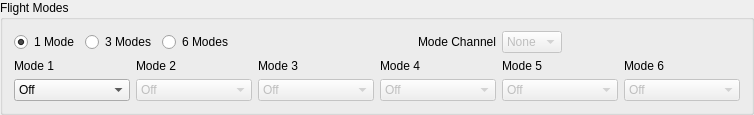
         <widget class="QGroupBox" name="flightModesGroupBox">
          <property name="title">
           <string>Flight Modes</string>
          </property>
          <layout class="QGridLayout" name="gridLayout_5">
           <item row="0" column="0">
            <layout class="QHBoxLayout" name="horizontalLayout_3">
             <item>
              <widget class="QRadioButton" name="oneModeRadioButton">
               <property name="text">
                <string>1 Mode</string>
               </property>
               <property name="checked">
                <bool>true</bool>
               </property>
              </widget>
             </item>
             <item>
              <widget class="QRadioButton" name="threeModeRadioButton">
               <property name="text">
                <string>3 Modes</string>
               </property>
              </widget>
             </item>
             <item>
              <widget class="QRadioButton" name="sixModeRadioButton">
               <property name="text">
                <string>6 Modes</string>
               </property>
              </widget>
             </item>
            </layout>
           </item>
           <item row="0" column="1">
            <layout class="QHBoxLayout" name="horizontalLayout_4">
             <item>
              <spacer name="horizontalSpacer_5">
               <property name="orientation">
                <enum>Qt::Horizontal</enum>
               </property>
               <property name="sizeHint" stdset="0">
                <size>
                 <width>40</width>
                 <height>20</height>
                </size>
               </property>
              </spacer>
             </item>
             <item>
              <widget class="QLabel" name="label_17">
               <property name="text">
                <string>Mode Channel</string>
               </property>
              </widget>
             </item>
             <item>
              <widget class="QComboBox" name="modeChannelComboBox">
               <property name="enabled">
                <bool>false</bool>
               </property>
               <item>
                <property name="text">
                 <string>None</string>
                </property>
               </item>
               <item>
                <property name="text">
                 <string>5</string>
                </property>
               </item>
               <item>
                <property name="text">
                 <string>6</string>
                </property>
               </item>
               <item>
                <property name="text">
                 <string>7</string>
                </property>
               </item>
               <item>
                <property name="text">
                 <string>8</string>
                </property>
               </item>
               <item>
                <property name="text">
                 <string>9</string>
                </property>
               </item>
               <item>
                <property name="text">
                 <string>10</string>
                </property>
               </item>
               <item>
                <property name="text">
                 <string>11</string>
                </property>
               </item>
               <item>
                <property name="text">
                 <string>12</string>
                </property>
               </item>
               <item>
                <property name="text">
                 <string>13</string>
                </property>
               </item>
               <item>
                <property name="text">
                 <string>14</string>
                </property>
               </item>
               <item>
                <property name="text">
                 <string>15</string>
                </property>
               </item>
               <item>
                <property name="text">
                 <string>16</string>
                </property>
               </item>
               <item>
                <property name="text">
                 <string>17</string>
                </property>
               </item>
               <item>
                <property name="text">
                 <string>18</string>
                </property>
               </item>
               <item>
                <property name="text">
                 <string>19</string>
                </property>
               </item>
               <item>
                <property name="text">
                 <string>20</string>
                </property>
               </item>
              </widget>
             </item>
             <item>
              <spacer name="horizontalSpacer_4">
               <property name="orientation">
                <enum>Qt::Horizontal</enum>
               </property>
               <property name="sizeHint" stdset="0">
                <size>
                 <width>40</width>
                 <height>20</height>
                </size>
               </property>
              </spacer>
             </item>
            </layout>
           </item>
           <item row="1" column="0" colspan="2">
            <layout class="QGridLayout" name="gridLayout_4">
             <item row="0" column="0">
              <widget class="QLabel" name="label_19">
               <property name="text">
                <string>Mode 1</string>
               </property>
              </widget>
             </item>
             <item row="0" column="1">
              <widget class="QLabel" name="label_21">
               <property name="text">
                <string>Mode 2</string>
               </property>
              </widget>
             </item>
             <item row="0" column="2">
              <widget class="QLabel" name="label_22">
               <property name="text">
                <string>Mode 3</string>
               </property>
              </widget>
             </item>
             <item row="0" column="3">
              <widget class="QLabel" name="label_23">
               <property name="text">
                <string>Mode 4</string>
               </property>
              </widget>
             </item>
             <item row="0" column="4">
              <widget class="QLabel" name="label_24">
               <property name="text">
                <string>Mode 5</string>
               </property>
              </widget>
             </item>
             <item row="0" column="5">
              <widget class="QLabel" name="label_25">
               <property name="text">
                <string>Mode 6</string>
               </property>
              </widget>
             </item>
             <item row="1" column="0">
              <widget class="QComboBox" name="mode1ComboBox">
               <item>
                <property name="text">
                 <string>Off</string>
                </property>
               </item>
               <item>
                <property name="text">
                 <string>Normal</string>
                </property>
               </item>
               <item>
                <property name="text">
                 <string>Auto Level</string>
                </property>
               </item>
               <item>
                <property name="text">
                 <string>Trainer</string>
                </property>
               </item>
               <item>
                <property name="text">
                 <string>Attitude Lock</string>
                </property>
               </item>
               <item>
                <property name="text">
                 <string>Launch Assist</string>
                </property>
               </item>
               <item>
                <property name="text">
                 <string>Custom Mode 1</string>
                </property>
               </item>
               <item>
                <property name="text">
                 <string>Custom Mode 2</string>
                </property>
               </item>
              </widget>
             </item>
             <item row="1" column="1">
              <widget class="QComboBox" name="mode2ComboBox">
               <property name="enabled">
                <bool>false</bool>
               </property>
               <item>
                <property name="text">
                 <string>Off</string>
                </property>
               </item>
               <item>
                <property name="text">
                 <string>Normal</string>
                </property>
               </item>
               <item>
                <property name="text">
                 <string>Auto Level</string>
                </property>
               </item>
               <item>
                <property name="text">
                 <string>Trainer</string>
                </property>
               </item>
               <item>
                <property name="text">
                 <string>Attitude Lock</string>
                </property>
               </item>
               <item>
                <property name="text">
                 <string>Launch Assist</string>
                </property>
               </item>
               <item>
                <property name="text">
                 <string>Custom Mode 1</string>
                </property>
               </item>
               <item>
                <property name="text">
                 <string>Custom Mode 2</string>
                </property>
               </item>
              </widget>
             </item>
             <item row="1" column="2">
              <widget class="QComboBox" name="mode3ComboBox">
               <property name="enabled">
                <bool>false</bool>
               </property>
               <item>
                <property name="text">
                 <string>Off</string>
                </property>
               </item>
               <item>
                <property name="text">
                 <string>Normal</string>
                </property>
               </item>
               <item>
                <property name="text">
                 <string>Auto Level</string>
                </property>
               </item>
               <item>
                <property name="text">
                 <string>Trainer</string>
                </property>
               </item>
               <item>
                <property name="text">
                 <string>Attitude Lock</string>
                </property>
               </item>
               <item>
                <property name="text">
                 <string>Launch Assist</string>
                </property>
               </item>
               <item>
                <property name="text">
                 <string>Custom Mode 1</string>
                </property>
               </item>
               <item>
                <property name="text">
                 <string>Custom Mode 2</string>
                </property>
               </item>
              </widget>
             </item>
             <item row="1" column="3">
              <widget class="QComboBox" name="mode4ComboBox">
               <property name="enabled">
                <bool>false</bool>
               </property>
               <item>
                <property name="text">
                 <string>Off</string>
                </property>
               </item>
               <item>
                <property name="text">
                 <string>Normal</string>
                </property>
               </item>
               <item>
                <property name="text">
                 <string>Auto Level</string>
                </property>
               </item>
               <item>
                <property name="text">
                 <string>Trainer</string>
                </property>
               </item>
               <item>
                <property name="text">
                 <string>Attitude Lock</string>
                </property>
               </item>
               <item>
                <property name="text">
                 <string>Launch Assist</string>
                </property>
               </item>
               <item>
                <property name="text">
                 <string>Custom Mode 1</string>
                </property>
               </item>
               <item>
                <property name="text">
                 <string>Custom Mode 2</string>
                </property>
               </item>
              </widget>
             </item>
             <item row="1" column="4">
              <widget class="QComboBox" name="mode5ComboBox">
               <property name="enabled">
                <bool>false</bool>
               </property>
               <item>
                <property name="text">
                 <string>Off</string>
                </property>
               </item>
               <item>
                <property name="text">
                 <string>Normal</string>
                </property>
               </item>
               <item>
                <property name="text">
                 <string>Auto Level</string>
                </property>
               </item>
               <item>
                <property name="text">
                 <string>Trainer</string>
                </property>
               </item>
               <item>
                <property name="text">
                 <string>Attitude Lock</string>
                </property>
               </item>
               <item>
                <property name="text">
                 <string>Launch Assist</string>
                </property>
               </item>
               <item>
                <property name="text">
                 <string>Custom Mode 1</string>
                </property>
               </item>
               <item>
                <property name="text">
                 <string>Custom Mode 2</string>
                </property>
               </item>
              </widget>
             </item>
             <item row="1" column="5">
              <widget class="QComboBox" name="mode6ComboBox">
               <property name="enabled">
                <bool>false</bool>
               </property>
               <item>
                <property name="text">
                 <string>Off</string>
                </property>
               </item>
               <item>
                <property name="text">
                 <string>Normal</string>
                </property>
               </item>
               <item>
                <property name="text">
                 <string>Auto Level</string>
                </property>
               </item>
               <item>
                <property name="text">
                 <string>Trainer</string>
                </property>
               </item>
               <item>
                <property name="text">
                 <string>Attitude Lock</string>
                </property>
               </item>
               <item>
                <property name="text">
                 <string>Launch Assist</string>
                </property>
               </item>
               <item>
                <property name="text">
                 <string>Custom Mode 1</string>
                </property>
               </item>
               <item>
                <property name="text">
                 <string>Custom Mode 2</string>
                </property>
               </item>
              </widget>
             </item>
            </layout>
           </item>
          </layout>
         </widget>
